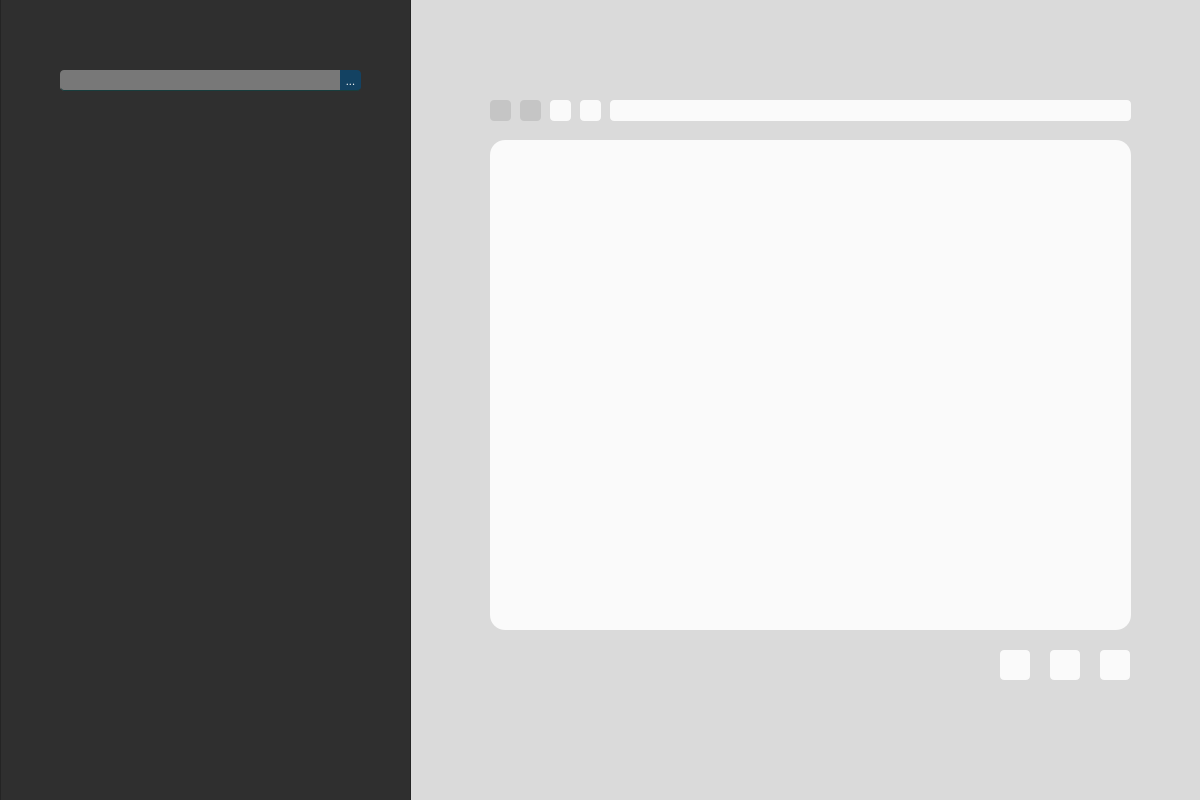
<?xml version="1.0" encoding="UTF-8"?>
<ui version="4.0">
 <class>search_window</class>
 <widget class="QMainWindow" name="search_window">
  <property name="enabled">
   <bool>true</bool>
  </property>
  <property name="geometry">
   <rect>
    <x>0</x>
    <y>0</y>
    <width>1200</width>
    <height>800</height>
   </rect>
  </property>
  <property name="maximumSize">
   <size>
    <width>1200</width>
    <height>800</height>
   </size>
  </property>
  <property name="palette">
   <palette>
    <active>
     <colorrole role="WindowText">
      <brush brushstyle="SolidPattern">
       <color alpha="255">
        <red>8</red>
        <green>22</green>
        <blue>22</blue>
       </color>
      </brush>
     </colorrole>
     <colorrole role="Button">
      <brush brushstyle="SolidPattern">
       <color alpha="255">
        <red>180</red>
        <green>180</green>
        <blue>180</blue>
       </color>
      </brush>
     </colorrole>
     <colorrole role="Text">
      <brush brushstyle="SolidPattern">
       <color alpha="255">
        <red>14</red>
        <green>38</green>
        <blue>38</blue>
       </color>
      </brush>
     </colorrole>
     <colorrole role="ButtonText">
      <brush brushstyle="SolidPattern">
       <color alpha="255">
        <red>24</red>
        <green>61</green>
        <blue>61</blue>
       </color>
      </brush>
     </colorrole>
     <colorrole role="Base">
      <brush brushstyle="SolidPattern">
       <color alpha="255">
        <red>180</red>
        <green>180</green>
        <blue>180</blue>
       </color>
      </brush>
     </colorrole>
     <colorrole role="Window">
      <brush brushstyle="SolidPattern">
       <color alpha="255">
        <red>180</red>
        <green>180</green>
        <blue>180</blue>
       </color>
      </brush>
     </colorrole>
    </active>
    <inactive>
     <colorrole role="WindowText">
      <brush brushstyle="SolidPattern">
       <color alpha="255">
        <red>8</red>
        <green>22</green>
        <blue>22</blue>
       </color>
      </brush>
     </colorrole>
     <colorrole role="Button">
      <brush brushstyle="SolidPattern">
       <color alpha="255">
        <red>180</red>
        <green>180</green>
        <blue>180</blue>
       </color>
      </brush>
     </colorrole>
     <colorrole role="Text">
      <brush brushstyle="SolidPattern">
       <color alpha="255">
        <red>14</red>
        <green>38</green>
        <blue>38</blue>
       </color>
      </brush>
     </colorrole>
     <colorrole role="ButtonText">
      <brush brushstyle="SolidPattern">
       <color alpha="255">
        <red>24</red>
        <green>61</green>
        <blue>61</blue>
       </color>
      </brush>
     </colorrole>
     <colorrole role="Base">
      <brush brushstyle="SolidPattern">
       <color alpha="255">
        <red>180</red>
        <green>180</green>
        <blue>180</blue>
       </color>
      </brush>
     </colorrole>
     <colorrole role="Window">
      <brush brushstyle="SolidPattern">
       <color alpha="255">
        <red>180</red>
        <green>180</green>
        <blue>180</blue>
       </color>
      </brush>
     </colorrole>
    </inactive>
    <disabled>
     <colorrole role="WindowText">
      <brush brushstyle="SolidPattern">
       <color alpha="255">
        <red>120</red>
        <green>120</green>
        <blue>120</blue>
       </color>
      </brush>
     </colorrole>
     <colorrole role="Button">
      <brush brushstyle="SolidPattern">
       <color alpha="255">
        <red>180</red>
        <green>180</green>
        <blue>180</blue>
       </color>
      </brush>
     </colorrole>
     <colorrole role="Text">
      <brush brushstyle="SolidPattern">
       <color alpha="255">
        <red>120</red>
        <green>120</green>
        <blue>120</blue>
       </color>
      </brush>
     </colorrole>
     <colorrole role="ButtonText">
      <brush brushstyle="SolidPattern">
       <color alpha="255">
        <red>120</red>
        <green>120</green>
        <blue>120</blue>
       </color>
      </brush>
     </colorrole>
     <colorrole role="Base">
      <brush brushstyle="SolidPattern">
       <color alpha="255">
        <red>180</red>
        <green>180</green>
        <blue>180</blue>
       </color>
      </brush>
     </colorrole>
     <colorrole role="Window">
      <brush brushstyle="SolidPattern">
       <color alpha="255">
        <red>180</red>
        <green>180</green>
        <blue>180</blue>
       </color>
      </brush>
     </colorrole>
    </disabled>
   </palette>
  </property>
  <property name="focusPolicy">
   <enum>Qt::StrongFocus</enum>
  </property>
  <property name="windowTitle">
   <string>MainWindow</string>
  </property>
  <property name="styleSheet">
   <string notr="true">QMainWindow{
background-color: rgb(180, 180, 180);
}

QHeaderView {
background-color: rgb(47, 47, 47);
color: rgb(255, 255, 255);
}</string>
  </property>
  <property name="documentMode">
   <bool>false</bool>
  </property>
  <widget class="QWidget" name="centralwidget">
   <property name="palette">
    <palette>
     <active/>
     <inactive/>
     <disabled/>
    </palette>
   </property>
   <property name="styleSheet">
    <string notr="true"/>
   </property>
   <widget class="QFrame" name="frame">
    <property name="geometry">
     <rect>
      <x>0</x>
      <y>-10</y>
      <width>411</width>
      <height>841</height>
     </rect>
    </property>
    <property name="styleSheet">
     <string notr="true">background-color: rgb(47, 47, 47);</string>
    </property>
    <property name="frameShape">
     <enum>QFrame::StyledPanel</enum>
    </property>
    <property name="frameShadow">
     <enum>QFrame::Raised</enum>
    </property>
    <widget class="QTreeView" name="search_tree">
     <property name="enabled">
      <bool>true</bool>
     </property>
     <property name="geometry">
      <rect>
       <x>60</x>
       <y>130</y>
       <width>301</width>
       <height>641</height>
      </rect>
     </property>
     <property name="sizePolicy">
      <sizepolicy hsizetype="Maximum" vsizetype="Expanding">
       <horstretch>0</horstretch>
       <verstretch>0</verstretch>
      </sizepolicy>
     </property>
     <property name="mouseTracking">
      <bool>false</bool>
     </property>
     <property name="focusPolicy">
      <enum>Qt::StrongFocus</enum>
     </property>
     <property name="styleSheet">
      <string notr="true">QTreeView {
background-color: rgb(47, 47, 47);
color: rgb(255, 255, 255);
}

QHeaderView:section{
background-color: rgb(52, 52, 52);
color: rgb(255, 255, 255);
border-radius: 5px;
border: 0;
}

QHeaderView:section:hover{
background-color: rgb(62, 62, 62);
}

QScrollBar:vertical {
	border: none;
	background-color: #fafafa;
    width: 8px;
    margin: 10px 0 5px 0;
	border-radius: 10px;
 }

/*  HANDLE BAR VERTICAL */
QScrollBar::handle:vertical {	
	background-color: rgb(206, 223, 218);
	min-height: 5px;
	border-radius: 1rem;
}


/* BTN TOP - SCROLLBAR */
QScrollBar::sub-line:vertical {
	display: none;
	border: none;
	background-color: #fafafa;
	height: 10px;
	border-top-left-radius: 7px;
	border-top-right-radius: 7px;
	subcontrol-position: top;
	subcontrol-origin: margin;
}


/* BTN BOTTOM - SCROLLBAR */
QScrollBar::add-line:vertical {
	display: none;
	border: none;
	background-color: #fafafa;
	height: 10px;
	border-bottom-left-radius: 7px;
	border-bottom-right-radius: 7px;
	subcontrol-position: bottom;
	subcontrol-origin: margin;
}


/* RESET ARROW */
QScrollBar::up-arrow:vertical, QScrollBar::down-arrow:vertical {
	background: none;
}
QScrollBar::add-page:vertical, QScrollBar::sub-page:vertical {
	background: none;
}

</string>
     </property>
     <property name="locale">
      <locale language="English" country="Canada"/>
     </property>
     <property name="frameShape">
      <enum>QFrame::NoFrame</enum>
     </property>
     <property name="verticalScrollBarPolicy">
      <enum>Qt::ScrollBarAlwaysOff</enum>
     </property>
     <property name="horizontalScrollBarPolicy">
      <enum>Qt::ScrollBarAlwaysOff</enum>
     </property>
     <property name="sizeAdjustPolicy">
      <enum>QAbstractScrollArea::AdjustToContents</enum>
     </property>
     <property name="autoScroll">
      <bool>true</bool>
     </property>
     <property name="autoScrollMargin">
      <number>5</number>
     </property>
     <property name="sortingEnabled">
      <bool>true</bool>
     </property>
     <property name="animated">
      <bool>false</bool>
     </property>
    </widget>
    <widget class="QLineEdit" name="search_box">
     <property name="geometry">
      <rect>
       <x>60</x>
       <y>80</y>
       <width>281</width>
       <height>21</height>
      </rect>
     </property>
     <property name="font">
      <font>
       <pointsize>10</pointsize>
      </font>
     </property>
     <property name="styleSheet">
      <string notr="true">background-color: rgb(120, 120, 120);
color: #fafafa;
border-top-left-radius: 4px;
border-bottom-left-radius: 4px;
border: 0;
border-bottom: 1px solid rgb(24, 61, 61);
</string>
     </property>
     <property name="frame">
      <bool>true</bool>
     </property>
     <property name="readOnly">
      <bool>true</bool>
     </property>
     <property name="clearButtonEnabled">
      <bool>false</bool>
     </property>
    </widget>
    <widget class="QPushButton" name="browse_file_button">
     <property name="geometry">
      <rect>
       <x>340</x>
       <y>80</y>
       <width>21</width>
       <height>21</height>
      </rect>
     </property>
     <property name="font">
      <font>
       <family>Roboto</family>
       <weight>50</weight>
       <italic>false</italic>
       <bold>false</bold>
      </font>
     </property>
     <property name="toolTip">
      <string>Change your root folder</string>
     </property>
     <property name="autoFillBackground">
      <bool>false</bool>
     </property>
     <property name="styleSheet">
      <string notr="true">
QPushButton{
	background-color: rgb(147, 177, 166);
	background-color: rgb(19, 66, 98);
	border-top-right-radius: 4px;
	border-bottom-right-radius: 4px;
	color: rgb(255, 255, 255);
	border-bottom: 1px solid rgb(24, 61, 61);
}

QPushButton:hover{
	
	background-color: rgb(31, 112, 165);
	transition: all 1s easeout;
}


</string>
     </property>
     <property name="text">
      <string>...</string>
     </property>
     <property name="checkable">
      <bool>false</bool>
     </property>
     <property name="autoDefault">
      <bool>false</bool>
     </property>
     <property name="default">
      <bool>false</bool>
     </property>
     <property name="flat">
      <bool>false</bool>
     </property>
    </widget>
   </widget>
   <widget class="QFrame" name="frame_2">
    <property name="geometry">
     <rect>
      <x>410</x>
      <y>-10</y>
      <width>821</width>
      <height>841</height>
     </rect>
    </property>
    <property name="styleSheet">
     <string notr="true">background-color: rgb(28, 103, 149);
background-color: rgb(218, 218, 218);</string>
    </property>
    <property name="frameShape">
     <enum>QFrame::NoFrame</enum>
    </property>
    <property name="frameShadow">
     <enum>QFrame::Raised</enum>
    </property>
    <widget class="QTableView" name="search_result">
     <property name="geometry">
      <rect>
       <x>80</x>
       <y>150</y>
       <width>641</width>
       <height>490</height>
      </rect>
     </property>
     <property name="sizePolicy">
      <sizepolicy hsizetype="Expanding" vsizetype="Expanding">
       <horstretch>0</horstretch>
       <verstretch>0</verstretch>
      </sizepolicy>
     </property>
     <property name="maximumSize">
      <size>
       <width>1000</width>
       <height>1000</height>
      </size>
     </property>
     <property name="palette">
      <palette>
       <active>
        <colorrole role="Button">
         <brush brushstyle="SolidPattern">
          <color alpha="255">
           <red>250</red>
           <green>250</green>
           <blue>250</blue>
          </color>
         </brush>
        </colorrole>
        <colorrole role="Base">
         <brush brushstyle="SolidPattern">
          <color alpha="255">
           <red>250</red>
           <green>250</green>
           <blue>250</blue>
          </color>
         </brush>
        </colorrole>
        <colorrole role="Window">
         <brush brushstyle="SolidPattern">
          <color alpha="255">
           <red>250</red>
           <green>250</green>
           <blue>250</blue>
          </color>
         </brush>
        </colorrole>
       </active>
       <inactive>
        <colorrole role="Button">
         <brush brushstyle="SolidPattern">
          <color alpha="255">
           <red>250</red>
           <green>250</green>
           <blue>250</blue>
          </color>
         </brush>
        </colorrole>
        <colorrole role="Base">
         <brush brushstyle="SolidPattern">
          <color alpha="255">
           <red>250</red>
           <green>250</green>
           <blue>250</blue>
          </color>
         </brush>
        </colorrole>
        <colorrole role="Window">
         <brush brushstyle="SolidPattern">
          <color alpha="255">
           <red>250</red>
           <green>250</green>
           <blue>250</blue>
          </color>
         </brush>
        </colorrole>
       </inactive>
       <disabled>
        <colorrole role="Button">
         <brush brushstyle="SolidPattern">
          <color alpha="255">
           <red>250</red>
           <green>250</green>
           <blue>250</blue>
          </color>
         </brush>
        </colorrole>
        <colorrole role="Base">
         <brush brushstyle="SolidPattern">
          <color alpha="255">
           <red>250</red>
           <green>250</green>
           <blue>250</blue>
          </color>
         </brush>
        </colorrole>
        <colorrole role="Window">
         <brush brushstyle="SolidPattern">
          <color alpha="255">
           <red>250</red>
           <green>250</green>
           <blue>250</blue>
          </color>
         </brush>
        </colorrole>
       </disabled>
      </palette>
     </property>
     <property name="styleSheet">
      <string notr="true">QWidget {
	background-color: rgb(250, 250, 250);
}

QTableView {
	padding: 8px;
	border-radius: 15px
}

QHeaderView:section{
background-color: rgb(44, 85, 109);
color: rgb(250, 250, 250);
border: 0;
border-radius: 5px;
text-align: center;
margin: 2px;
}

QHeaderView:section:hover{
background-color: rgb(24, 65, 89);
}

QScrollBar:vertical {
	border: none;
	background-color: #fafafa;
    width: 8px;
    margin: 10px 0 5px 0;
	border-radius: 10px;
 }

/*  HANDLE BAR VERTICAL */
QScrollBar::handle:vertical {	
	background-color: rgb(206, 223, 218);
	min-height: 5px;
	border-radius: 1rem;
}


/* BTN TOP - SCROLLBAR */
QScrollBar::sub-line:vertical {
	display: none;
	border: none;
	background-color: #fafafa;
	height: 10px;
	border-top-left-radius: 7px;
	border-top-right-radius: 7px;
	subcontrol-position: top;
	subcontrol-origin: margin;
}


/* BTN BOTTOM - SCROLLBAR */
QScrollBar::add-line:vertical {
	display: none;
	border: none;
	background-color: #fafafa;
	height: 10px;
	border-bottom-left-radius: 7px;
	border-bottom-right-radius: 7px;
	subcontrol-position: bottom;
	subcontrol-origin: margin;
}


/* RESET ARROW */
QScrollBar::up-arrow:vertical, QScrollBar::down-arrow:vertical {
	background: none;
}
QScrollBar::add-page:vertical, QScrollBar::sub-page:vertical {
	background: none;
}




</string>
     </property>
     <property name="locale">
      <locale language="English" country="Canada"/>
     </property>
     <property name="frameShape">
      <enum>QFrame::NoFrame</enum>
     </property>
     <property name="frameShadow">
      <enum>QFrame::Sunken</enum>
     </property>
     <property name="lineWidth">
      <number>1</number>
     </property>
     <property name="verticalScrollBarPolicy">
      <enum>Qt::ScrollBarAlwaysOff</enum>
     </property>
     <property name="horizontalScrollBarPolicy">
      <enum>Qt::ScrollBarAlwaysOff</enum>
     </property>
     <property name="sizeAdjustPolicy">
      <enum>QAbstractScrollArea::AdjustToContents</enum>
     </property>
     <property name="autoScrollMargin">
      <number>15</number>
     </property>
     <property name="editTriggers">
      <set>QAbstractItemView::NoEditTriggers</set>
     </property>
     <property name="alternatingRowColors">
      <bool>true</bool>
     </property>
     <property name="selectionBehavior">
      <enum>QAbstractItemView::SelectRows</enum>
     </property>
     <property name="verticalScrollMode">
      <enum>QAbstractItemView::ScrollPerItem</enum>
     </property>
     <property name="showGrid">
      <bool>false</bool>
     </property>
     <property name="gridStyle">
      <enum>Qt::NoPen</enum>
     </property>
     <property name="sortingEnabled">
      <bool>true</bool>
     </property>
     <property name="wordWrap">
      <bool>true</bool>
     </property>
     <attribute name="horizontalHeaderStretchLastSection">
      <bool>false</bool>
     </attribute>
     <attribute name="verticalHeaderVisible">
      <bool>false</bool>
     </attribute>
     <attribute name="verticalHeaderHighlightSections">
      <bool>false</bool>
     </attribute>
    </widget>
    <widget class="QPushButton" name="refresh_button">
     <property name="enabled">
      <bool>true</bool>
     </property>
     <property name="geometry">
      <rect>
       <x>170</x>
       <y>110</y>
       <width>21</width>
       <height>21</height>
      </rect>
     </property>
     <property name="toolTip">
      <string>&lt;html&gt;&lt;head/&gt;&lt;body&gt;&lt;p&gt;Refresh page&lt;/p&gt;&lt;/body&gt;&lt;/html&gt;</string>
     </property>
     <property name="styleSheet">
      <string notr="true">QPushButton{
background-color: rgb(250, 250, 250);
border-radius: 4px;
}

QPushButton:hover{
background-color: rgb(49, 173, 255);
transition: all 1s easeout;
}

QPushButton:disabled {
background-color: rgb(197, 197, 197);
}


</string>
     </property>
     <property name="text">
      <string/>
     </property>
    </widget>
    <widget class="QPushButton" name="next_button">
     <property name="enabled">
      <bool>false</bool>
     </property>
     <property name="geometry">
      <rect>
       <x>110</x>
       <y>110</y>
       <width>21</width>
       <height>21</height>
      </rect>
     </property>
     <property name="toolTip">
      <string>&lt;html&gt;&lt;head/&gt;&lt;body&gt;&lt;p&gt;Next page&lt;/p&gt;&lt;/body&gt;&lt;/html&gt;</string>
     </property>
     <property name="styleSheet">
      <string notr="true">QPushButton{
background-color: rgb(250, 250, 250);
border-radius: 4px;
}

QPushButton:hover{
background-color: rgb(49, 173, 255);
transition: all 1s easeout;
}

QPushButton:disabled {
background-color: rgb(197, 197, 197);
}


</string>
     </property>
     <property name="text">
      <string/>
     </property>
    </widget>
    <widget class="QPushButton" name="back_button">
     <property name="enabled">
      <bool>false</bool>
     </property>
     <property name="geometry">
      <rect>
       <x>80</x>
       <y>110</y>
       <width>21</width>
       <height>21</height>
      </rect>
     </property>
     <property name="toolTip">
      <string>&lt;html&gt;&lt;head/&gt;&lt;body&gt;&lt;p&gt;Previous Page&lt;/p&gt;&lt;/body&gt;&lt;/html&gt;</string>
     </property>
     <property name="styleSheet">
      <string notr="true">QPushButton{
background-color: rgb(250, 250, 250);
border-radius: 4px;
}

QPushButton:hover{
background-color: rgb(49, 173, 255);
transition: all 1s easeout;
}

QPushButton:disabled {
background-color: rgb(197, 197, 197);
}


</string>
     </property>
     <property name="text">
      <string/>
     </property>
    </widget>
    <widget class="QLineEdit" name="address_bar">
     <property name="geometry">
      <rect>
       <x>200</x>
       <y>110</y>
       <width>521</width>
       <height>21</height>
      </rect>
     </property>
     <property name="font">
      <font>
       <pointsize>10</pointsize>
      </font>
     </property>
     <property name="layoutDirection">
      <enum>Qt::LeftToRight</enum>
     </property>
     <property name="styleSheet">
      <string notr="true">background-color: rgb(250, 250, 250);
border-radius: 4px;
border: 0;
</string>
     </property>
     <property name="frame">
      <bool>true</bool>
     </property>
     <property name="readOnly">
      <bool>true</bool>
     </property>
     <property name="clearButtonEnabled">
      <bool>false</bool>
     </property>
    </widget>
    <widget class="QPushButton" name="up_button">
     <property name="enabled">
      <bool>true</bool>
     </property>
     <property name="geometry">
      <rect>
       <x>140</x>
       <y>110</y>
       <width>21</width>
       <height>21</height>
      </rect>
     </property>
     <property name="toolTip">
      <string>&lt;html&gt;&lt;head/&gt;&lt;body&gt;&lt;p&gt;Parent directory&lt;/p&gt;&lt;/body&gt;&lt;/html&gt;</string>
     </property>
     <property name="styleSheet">
      <string notr="true">QPushButton{
background-color: rgb(250, 250, 250);
border-radius: 4px;
}

QPushButton:hover{
background-color: rgb(49, 173, 255);
transition: all 1s easeout;
}

QPushButton:disabled {
background-color: rgb(197, 197, 197);
}


</string>
     </property>
     <property name="text">
      <string/>
     </property>
    </widget>
    <widget class="QPushButton" name="create_folder_button">
     <property name="enabled">
      <bool>true</bool>
     </property>
     <property name="geometry">
      <rect>
       <x>690</x>
       <y>660</y>
       <width>30</width>
       <height>30</height>
      </rect>
     </property>
     <property name="toolTip">
      <string>&lt;html&gt;&lt;head/&gt;&lt;body&gt;&lt;p&gt;Create new folder here&lt;/p&gt;&lt;/body&gt;&lt;/html&gt;</string>
     </property>
     <property name="styleSheet">
      <string notr="true">QPushButton{
background-color: rgb(250, 250, 250);
border-radius: 4px;
}

QPushButton:hover{
background-color: rgb(49, 173, 255);
transition: all 1s easeout;
}

QPushButton:disabled {
background-color: rgb(197, 197, 197);
}


</string>
     </property>
     <property name="text">
      <string/>
     </property>
    </widget>
    <widget class="QPushButton" name="copy_folder_button">
     <property name="enabled">
      <bool>true</bool>
     </property>
     <property name="geometry">
      <rect>
       <x>640</x>
       <y>660</y>
       <width>30</width>
       <height>30</height>
      </rect>
     </property>
     <property name="toolTip">
      <string>&lt;html&gt;&lt;head/&gt;&lt;body&gt;&lt;p&gt;Copy files to this folder&lt;/p&gt;&lt;/body&gt;&lt;/html&gt;</string>
     </property>
     <property name="styleSheet">
      <string notr="true">QPushButton{
background-color: rgb(250, 250, 250);
border-radius: 4px;
}

QPushButton:hover{
background-color: rgb(49, 173, 255);
transition: all 1s easeout;
}

QPushButton:disabled {
background-color: rgb(197, 197, 197);
}


</string>
     </property>
     <property name="text">
      <string/>
     </property>
    </widget>
    <widget class="QPushButton" name="move_folder_button">
     <property name="enabled">
      <bool>true</bool>
     </property>
     <property name="geometry">
      <rect>
       <x>590</x>
       <y>660</y>
       <width>30</width>
       <height>30</height>
      </rect>
     </property>
     <property name="toolTip">
      <string>&lt;html&gt;&lt;head/&gt;&lt;body&gt;&lt;p&gt;Move files to this folder&lt;/p&gt;&lt;/body&gt;&lt;/html&gt;</string>
     </property>
     <property name="styleSheet">
      <string notr="true">QPushButton{
background-color: rgb(250, 250, 250);
border-radius: 4px;
}

QPushButton:hover{
background-color: rgb(49, 173, 255);
transition: all 1s easeout;
}

QPushButton:disabled {
background-color: rgb(197, 197, 197);
}


</string>
     </property>
     <property name="text">
      <string/>
     </property>
    </widget>
   </widget>
   <zorder>frame_2</zorder>
   <zorder>frame</zorder>
  </widget>
 </widget>
 <resources/>
 <connections/>
</ui>
